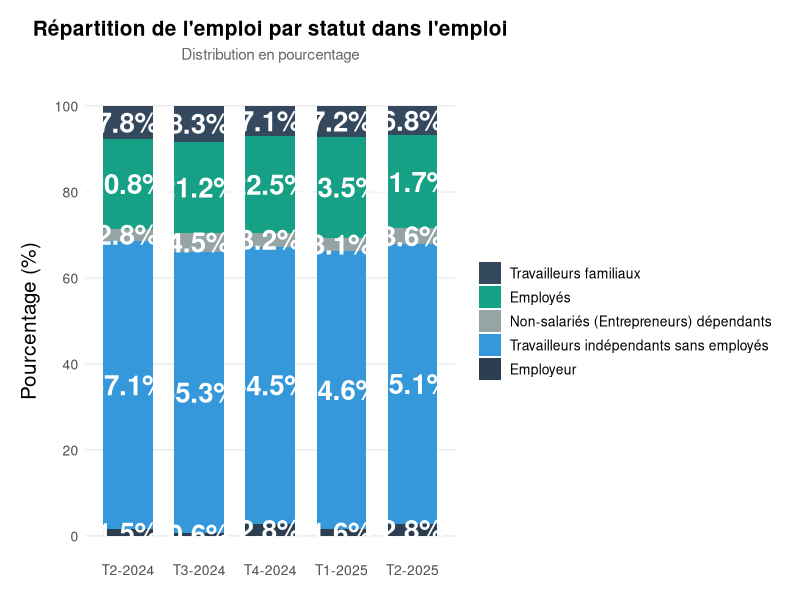

Generate this figure with R:
# Stacked Bar Chart 100% - Répartition de l'emploi par statut
# Load required libraries
library(ggplot2)
library(tidyr)

# Dataset
emploi_statut <- data.frame(
  Periode = factor(
    c("T2-2024", "T3-2024", "T4-2024", "T1-2025", "T2-2025"),
    levels = c("T2-2024", "T3-2024", "T4-2024", "T1-2025", "T2-2025")
  ),
  Employeur = c(1.49, 0.63, 2.76, 1.61, 2.77),
  Travailleurs_independants = c(67.14, 65.34, 64.50, 64.60, 65.08),
  Non_salaries_dependants = c(2.82, 4.48, 3.20, 3.08, 3.65),
  Employes = c(20.75, 21.21, 22.46, 23.48, 21.66),
  Travailleurs_familiaux = c(7.80, 8.34, 7.08, 7.23, 6.84)
)

# Transform data to long format
emploi_long <- emploi_statut %>%
  pivot_longer(cols = c(Employeur, Travailleurs_independants, Non_salaries_dependants, 
                        Employes, Travailleurs_familiaux), 
               names_to = "Statut", 
               values_to = "Pourcentage")

# Rename for display
emploi_long$Statut <- factor(emploi_long$Statut,
                             levels = c("Travailleurs_familiaux", "Employes", 
                                        "Non_salaries_dependants", "Travailleurs_independants", 
                                        "Employeur"),
                             labels = c("Travailleurs familiaux", "Employés", 
                                        "Non-salariés (Entrepreneurs) dépendants",
                                        "Travailleurs indépendants sans employés", 
                                        "Employeur"))

# Create stacked bar chart at 100%
p <- ggplot(emploi_long, aes(x = Periode, y = Pourcentage, fill = Statut)) +
  geom_bar(stat = "identity", width = 0.7, position = "stack") +
  geom_text(aes(label = paste0(sprintf("%.1f", Pourcentage), "%")), 
            position = position_stack(vjust = 0.5), 
            size = 7,
            color = "white",
            fontface = "bold") +
  scale_fill_manual(values = c("Employeur" = "#2C3E50", 
                               "Travailleurs indépendants sans employés" = "#3498DB", 
                               "Non-salariés (Entrepreneurs) dépendants" = "#95A5A6",
                               "Employés" = "#16A085",
                               "Travailleurs familiaux" = "#34495E")) +
  scale_y_continuous(limits = c(0, 100), breaks = seq(0, 100, 20)) +
  labs(title = "Répartition de l'emploi par statut dans l'emploi",
       subtitle = "Distribution en pourcentage",
       x = NULL,
       y = "Pourcentage (%)",
       fill = NULL) +
  theme_minimal() +
  theme(
    plot.title = element_text(size = 15, face = "bold", hjust = 0.5, margin = margin(b = 5)),
    plot.subtitle = element_text(size = 11, color = "gray40", hjust = 0.5, margin = margin(b = 15)),
    legend.position = "right",
    legend.text = element_text(size = 10),
    panel.grid.major.x = element_blank(),
    panel.grid.minor = element_blank(),
    axis.title.y = element_text(size = 15, margin = margin(r = 10)),
    axis.text = element_text(size = 10),
    plot.margin = margin(15, 15, 15, 15)
  )

print(p)
